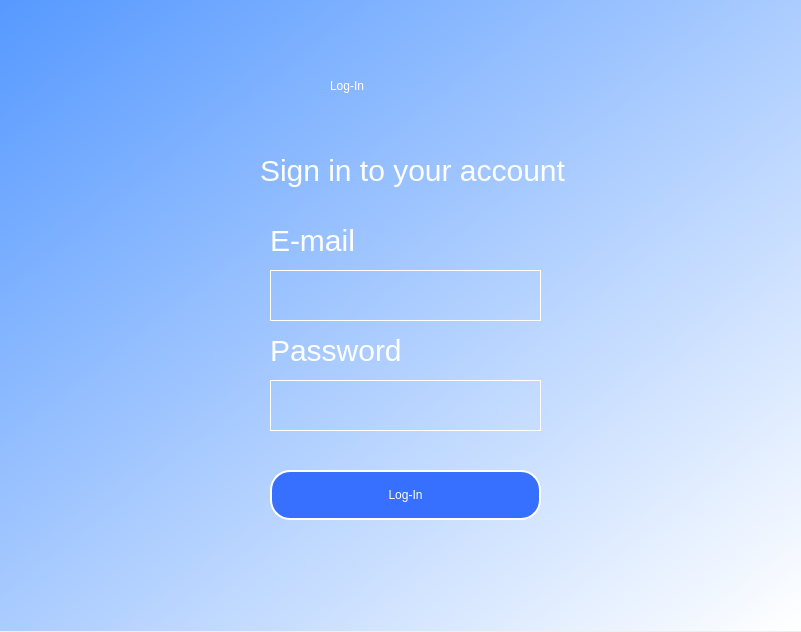
<?xml version="1.0" encoding="UTF-8"?>
<ui version="4.0">
 <class>Dialog</class>
 <widget class="QDialog" name="Dialog">
  <property name="geometry">
   <rect>
    <x>0</x>
    <y>0</y>
    <width>801</width>
    <height>632</height>
   </rect>
  </property>
  <property name="windowTitle">
   <string>Dialog</string>
  </property>
  <widget class="QWidget" name="bgwidget" native="true">
   <property name="enabled">
    <bool>true</bool>
   </property>
   <property name="geometry">
    <rect>
     <x>0</x>
     <y>0</y>
     <width>811</width>
     <height>631</height>
    </rect>
   </property>
   <property name="styleSheet">
    <string notr="true">QWidget#bgwidget{
background-color: qlineargradient(spread:pad, x1:0, y1:0, x2:1, y2:0.983, stop:0 rgba(86, 153, 255, 255), stop:1 rgba(255, 255, 255, 255))
}</string>
   </property>
   <widget class="QLabel" name="label">
    <property name="geometry">
     <rect>
      <x>330</x>
      <y>60</y>
      <width>111</width>
      <height>51</height>
     </rect>
    </property>
    <property name="styleSheet">
     <string notr="true">color : white ;
font: 40pt &quot;Ubuntu&quot;;</string>
    </property>
    <property name="text">
     <string>Log-In</string>
    </property>
   </widget>
   <widget class="QLabel" name="label_2">
    <property name="geometry">
     <rect>
      <x>260</x>
      <y>140</y>
      <width>361</width>
      <height>61</height>
     </rect>
    </property>
    <property name="styleSheet">
     <string notr="true">color: white;
font: 30px;</string>
    </property>
    <property name="text">
     <string>Sign in to your account</string>
    </property>
   </widget>
   <widget class="QPushButton" name="loginButton">
    <property name="geometry">
     <rect>
      <x>270</x>
      <y>470</y>
      <width>271</width>
      <height>50</height>
     </rect>
    </property>
    <property name="styleSheet">
     <string notr="true">background-color:rgb(55, 112, 255);
color:rgb(255, 255, 255);
font: 25pt &quot;Ubuntu&quot;;
border-style: outset;
border-width: 2px;
border-radius: 20px;
border-color: white;
</string>
    </property>
    <property name="text">
     <string>Log-In</string>
    </property>
   </widget>
   <widget class="QLineEdit" name="emailFeild">
    <property name="enabled">
     <bool>true</bool>
    </property>
    <property name="geometry">
     <rect>
      <x>270</x>
      <y>270</y>
      <width>271</width>
      <height>51</height>
     </rect>
    </property>
    <property name="styleSheet">
     <string notr="true">background-color: rgba(0,0,0,0);
border-style:outset;
border-width: 1px;
border-color:white</string>
    </property>
   </widget>
   <widget class="QLineEdit" name="passwordFeild">
    <property name="geometry">
     <rect>
      <x>270</x>
      <y>380</y>
      <width>271</width>
      <height>51</height>
     </rect>
    </property>
    <property name="styleSheet">
     <string notr="true">background-color: rgba(0,0,0,0);
border-style:outset;
border-width: 1px;
border-color:white</string>
    </property>
   </widget>
   <widget class="QLabel" name="label_3">
    <property name="geometry">
     <rect>
      <x>270</x>
      <y>210</y>
      <width>271</width>
      <height>61</height>
     </rect>
    </property>
    <property name="styleSheet">
     <string notr="true">color: white;
font: 30px;</string>
    </property>
    <property name="text">
     <string>E-mail</string>
    </property>
   </widget>
   <widget class="QLabel" name="label_4">
    <property name="geometry">
     <rect>
      <x>270</x>
      <y>320</y>
      <width>271</width>
      <height>61</height>
     </rect>
    </property>
    <property name="styleSheet">
     <string notr="true">color: white;
font: 30px;</string>
    </property>
    <property name="text">
     <string>Password</string>
    </property>
   </widget>
   <widget class="QLabel" name="error">
    <property name="geometry">
     <rect>
      <x>330</x>
      <y>450</y>
      <width>161</width>
      <height>20</height>
     </rect>
    </property>
    <property name="styleSheet">
     <string notr="true">color:rgb(255, 0, 0)</string>
    </property>
    <property name="text">
     <string/>
    </property>
   </widget>
  </widget>
 </widget>
 <resources/>
 <connections/>
</ui>
